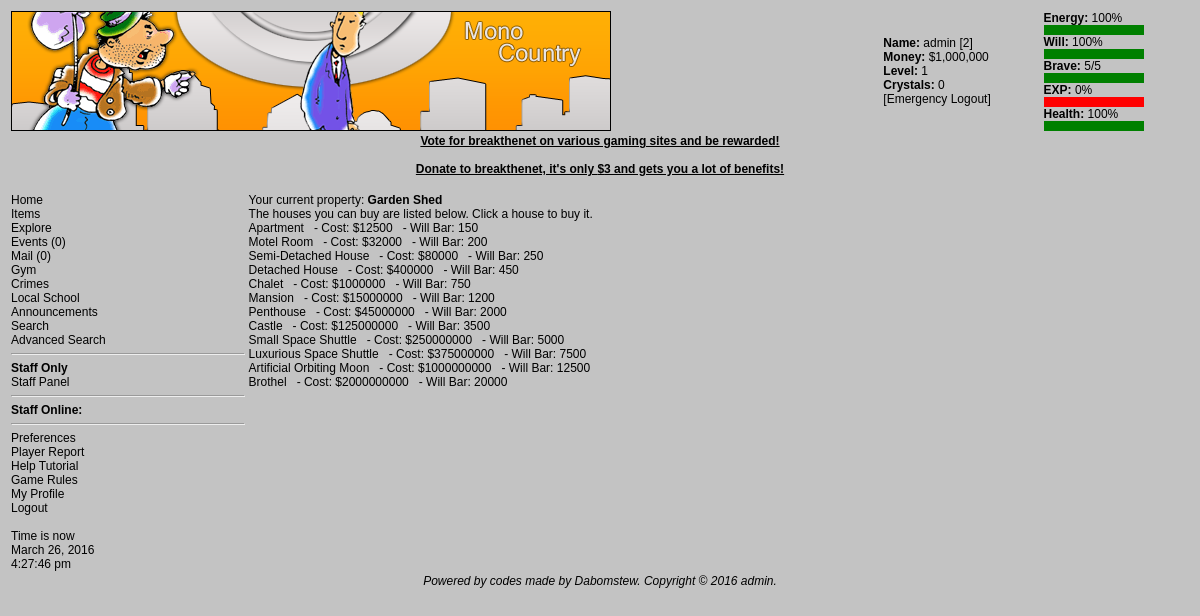
Page /estate.php (signed in) on the committed database.
### tables this page shows
CREATE TABLE `houses` (
  `hID` int(11) NOT NULL AUTO_INCREMENT,
  `hNAME` varchar(255) NOT NULL DEFAULT '',
  `hPRICE` int(11) NOT NULL DEFAULT '0',
  `hWILL` int(11) NOT NULL DEFAULT '0',
  PRIMARY KEY (`hID`)
);

### estate.php (the view, shortened to what this page needs)
<?php
$userid = $_SESSION['userid'];
require "header.php";
global $c;
$is =
        mysql_query(
                "SELECT u.*,us.* FROM users u LEFT JOIN userstats us ON u.userid=us.userid WHERE u.userid=$userid",
                $c) or die(mysql_error());
$ir = mysql_fetch_array($is);
$mpq = mysql_query("SELECT * FROM houses WHERE hWILL={$ir['maxwill']}", $c);
$mp = mysql_fetch_array($mpq);
if ($_GET['property'])
{
    $npq =
            mysql_query("SELECT * FROM houses WHERE hID={$_GET['property']}",
                    $c);
    $np = mysql_fetch_array($npq);
    if ($np['hWILL'] < $mp['hWILL'])
    {
        print "You cannot go backwards in houses!";
    }
    else if ($np['hPRICE'] > $ir['money'])
    {
        print "You do not have enough money to buy the {$np['hrNAME']}.";
    }
    else
    {
        mysql_query(
                "UPDATE users SET money=money-{$np['hPRICE']},will=0,maxwill={$np['hWILL']} WHERE userid=$userid",
                $c);
        print "Congrats, you bought the {$np['hNAME']} for \${$np['hPRICE']}!";
    }
}
else
{
    print
            "Your current property: <b>{$mp['hNAME']}</b><br />
The houses you can buy are listed below. Click a house to buy it.<br />";
    $hq =
            mysql_query(
                    "SELECT * FROM houses WHERE hWILL>{$ir['maxwill']} ORDER BY hWILL ASC",
                    $c);
    while ($r = mysql_fetch_array($hq))
    {
        print
                "<a href='estate.php?property={$r['hID']}'>{$r['hNAME']}</a>&nbsp;&nbsp - Cost: \${$r['hPRICE']}&nbsp;&nbsp - Will Bar: {$r['hWILL']}<br />";
    }
}

### css/game.css (style rules this page uses)
body { font-family: helvetica, arial, geneva, sans-serif; font-size: 9pt; color: black; scrollbar-base-color: #005B70; scrollbar-arrow-color: #F3960B; scrollbar-DarkShadow-Color: #000000; }
a:visited,a:active,a:hover,a:link { color: black; text-decoration: none; }

### rows in the picture
houses: hNAME "Garden Shed"
houses: hNAME "Apartment", hPRICE "12500", hWILL "150"
houses: hNAME "Motel Room", hPRICE "32000", hWILL "200"
houses: hNAME "Semi-Detached House", hPRICE "80000", hWILL "250"
houses: hNAME "Detached House", hPRICE "400000", hWILL "450"
houses: hNAME "Chalet", hPRICE "1000000", hWILL "750"
houses: hNAME "Mansion", hPRICE "15000000", hWILL "1200"
houses: hNAME "Penthouse", hPRICE "45000000", hWILL "2000"
houses: hNAME "Castle", hPRICE "125000000", hWILL "3500"
houses: hNAME "Small Space Shuttle", hPRICE "250000000", hWILL "5000"
houses: hNAME "Luxurious Space Shuttle", hPRICE "375000000", hWILL "7500"
houses: hNAME "Artificial Orbiting Moon", hPRICE "1000000000", hWILL "12500"
houses: hNAME "Brothel", hPRICE "2000000000", hWILL "20000"

### other values in the picture
$u "admin"
$ir['userid'] "2"
$fm "$1,000,000"
$ir['level'] "1"
$ir['crystals'] "0"
$enperc "100"
$wiperc "100"
$ir['brave'] "5"
$ir['maxbrave'] "5"
$experc "0"
$hpperc "100"
